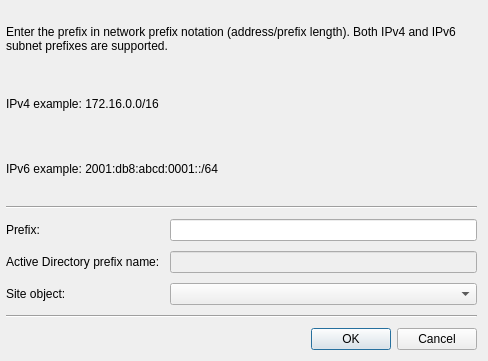
<?xml version="1.0" encoding="UTF-8"?>
<ui version="4.0">
 <class>CreateSubnetDialog</class>
 <widget class="QDialog" name="CreateSubnetDialog">
  <property name="geometry">
   <rect>
    <x>0</x>
    <y>0</y>
    <width>488</width>
    <height>361</height>
   </rect>
  </property>
  <property name="windowTitle">
   <string>Create subnet</string>
  </property>
  <layout class="QVBoxLayout" name="verticalLayout">
   <property name="spacing">
    <number>10</number>
   </property>
   <property name="leftMargin">
    <number>6</number>
   </property>
   <item>
    <widget class="QLabel" name="text_label">
     <property name="text">
      <string>Enter the prefix in network prefix notation (address/prefix length). Both IPv4 and IPv6 subnet prefixes are supported.</string>
     </property>
     <property name="wordWrap">
      <bool>true</bool>
     </property>
    </widget>
   </item>
   <item>
    <widget class="QLabel" name="ipv4_example_label">
     <property name="text">
      <string>IPv4 example: 172.16.0.0/16  </string>
     </property>
    </widget>
   </item>
   <item>
    <widget class="QLabel" name="ipv6_example_label">
     <property name="text">
      <string>IPv6 example: 2001:db8:abcd:0001::/64 </string>
     </property>
    </widget>
   </item>
   <item>
    <widget class="Line" name="line_2">
     <property name="orientation">
      <enum>Qt::Horizontal</enum>
     </property>
    </widget>
   </item>
   <item>
    <layout class="QGridLayout" name="gridLayout_2">
     <property name="bottomMargin">
      <number>0</number>
     </property>
     <item row="0" column="0">
      <widget class="QLabel" name="prefix_label">
       <property name="text">
        <string>Prefix:</string>
       </property>
      </widget>
     </item>
     <item row="0" column="1">
      <widget class="QLineEdit" name="prefix_edit"/>
     </item>
     <item row="1" column="0">
      <widget class="QLabel" name="ad_name_label">
       <property name="text">
        <string>Active Directory prefix name:</string>
       </property>
      </widget>
     </item>
     <item row="1" column="1">
      <widget class="QLineEdit" name="ad_name_edit">
       <property name="enabled">
        <bool>false</bool>
       </property>
      </widget>
     </item>
     <item row="2" column="0">
      <widget class="QLabel" name="site_obj_label">
       <property name="text">
        <string>Site object:</string>
       </property>
      </widget>
     </item>
     <item row="2" column="1">
      <widget class="QComboBox" name="sites_cmbbox"/>
     </item>
    </layout>
   </item>
   <item>
    <widget class="Line" name="line">
     <property name="orientation">
      <enum>Qt::Horizontal</enum>
     </property>
    </widget>
   </item>
   <item>
    <widget class="QDialogButtonBox" name="buttonBox">
     <property name="orientation">
      <enum>Qt::Horizontal</enum>
     </property>
     <property name="standardButtons">
      <set>QDialogButtonBox::Cancel|QDialogButtonBox::Ok</set>
     </property>
    </widget>
   </item>
  </layout>
 </widget>
 <resources/>
 <connections>
  <connection>
   <sender>buttonBox</sender>
   <signal>accepted()</signal>
   <receiver>CreateSubnetDialog</receiver>
   <slot>accept()</slot>
   <hints>
    <hint type="sourcelabel">
     <x>248</x>
     <y>254</y>
    </hint>
    <hint type="destinationlabel">
     <x>157</x>
     <y>274</y>
    </hint>
   </hints>
  </connection>
  <connection>
   <sender>buttonBox</sender>
   <signal>rejected()</signal>
   <receiver>CreateSubnetDialog</receiver>
   <slot>reject()</slot>
   <hints>
    <hint type="sourcelabel">
     <x>316</x>
     <y>260</y>
    </hint>
    <hint type="destinationlabel">
     <x>286</x>
     <y>274</y>
    </hint>
   </hints>
  </connection>
 </connections>
</ui>
